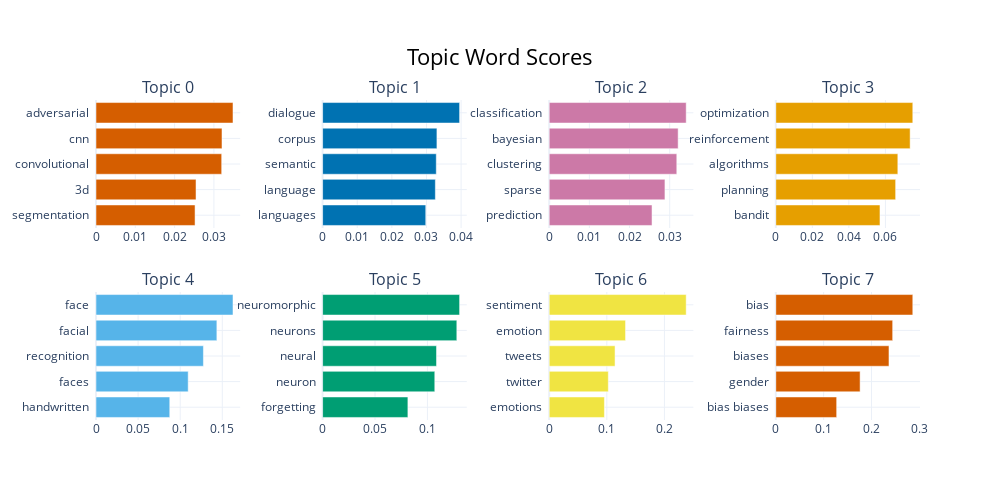

The code cell stored with this chart in its notebook:
### Code cell
topic_model.visualize_barchart()

### Figure 1 — Plotly figure (JSON) as saved in the notebook; plotly's stock layout.template omitted (floating-point values rounded to 4 significant figures)
{"data": [{"marker": {"color": "#D55E00"}, "orientation": "h", "type": "bar", "x": [0.0252, 0.02545, 0.03197, 0.03205, 0.03485], "xaxis": "x", "y": ["segmentation  ", "3d  ", "convolutional  ", "cnn  ", "adversarial  "], "yaxis": "y"}, {"marker": {"color": "#0072B2"}, "orientation": "h", "type": "bar", "x": [0.02979, 0.03257, 0.03283, 0.03302, 0.03957], "xaxis": "x2", "y": ["languages  ", "language  ", "semantic  ", "corpus  ", "dialogue  "], "yaxis": "y2"}, {"marker": {"color": "#CC79A7"}, "orientation": "h", "type": "bar", "x": [0.0256, 0.02882, 0.03177, 0.0321, 0.03411], "xaxis": "x3", "y": ["prediction  ", "sparse  ", "clustering  ", "bayesian  ", "classification  "], "yaxis": "y3"}, {"marker": {"color": "#E69F00"}, "orientation": "h", "type": "bar", "x": [0.05702, 0.06559, 0.0668, 0.07353, 0.07499], "xaxis": "x4", "y": ["bandit  ", "planning  ", "algorithms  ", "reinforcement  ", "optimization  "], "yaxis": "y4"}, {"marker": {"color": "#56B4E9"}, "orientation": "h", "type": "bar", "x": [0.0876, 0.1095, 0.1276, 0.1436, 0.1627], "xaxis": "x5", "y": ["handwritten  ", "faces  ", "recognition  ", "facial  ", "face  "], "yaxis": "y5"}, {"marker": {"color": "#009E73"}, "orientation": "h", "type": "bar", "x": [0.08137, 0.107, 0.1087, 0.1281, 0.1307], "xaxis": "x6", "y": ["forgetting  ", "neuron  ", "neural  ", "neurons  ", "neuromorphic  "], "yaxis": "y6"}, {"marker": {"color": "#F0E442"}, "orientation": "h", "type": "bar", "x": [0.09584, 0.1026, 0.1143, 0.1325, 0.2378], "xaxis": "x7", "y": ["emotions  ", "twitter  ", "tweets  ", "emotion  ", "sentiment  "], "yaxis": "y7"}, {"marker": {"color": "#D55E00"}, "orientation": "h", "type": "bar", "x": [0.1272, 0.1762, 0.2366, 0.2443, 0.2863], "xaxis": "x8", "y": ["bias biases  ", "gender  ", "biases  ", "fairness  ", "bias  "], "yaxis": "y8"}], "layout": {"annotations": [{"font": {"size": 16}, "showarrow": false, "text": "Topic 0", "x": 0.0875, "xanchor": "center", "xref": "paper", "y": 1, "yanchor": "bottom", "yref": "paper"}, {"font": {"size": 16}, "showarrow": false, "text": "Topic 1", "x": 0.3625, "xanchor": "center", "xref": "paper", "y": 1, "yanchor": "bottom", "yref": "paper"}, {"font": {"size": 16}, "showarrow": false, "text": "Topic 2", "x": 0.6375, "xanchor": "center", "xref": "paper", "y": 1, "yanchor": "bottom", "yref": "paper"}, {"font": {"size": 16}, "showarrow": false, "text": "Topic 3", "x": 0.9125, "xanchor": "center", "xref": "paper", "y": 1, "yanchor": "bottom", "yref": "paper"}, {"font": {"size": 16}, "showarrow": false, "text": "Topic 4", "x": 0.0875, "xanchor": "center", "xref": "paper", "y": 0.4, "yanchor": "bottom", "yref": "paper"}, {"font": {"size": 16}, "showarrow": false, "text": "Topic 5", "x": 0.3625, "xanchor": "center", "xref": "paper", "y": 0.4, "yanchor": "bottom", "yref": "paper"}, {"font": {"size": 16}, "showarrow": false, "text": "Topic 6", "x": 0.6375, "xanchor": "center", "xref": "paper", "y": 0.4, "yanchor": "bottom", "yref": "paper"}, {"font": {"size": 16}, "showarrow": false, "text": "Topic 7", "x": 0.9125, "xanchor": "center", "xref": "paper", "y": 0.4, "yanchor": "bottom", "yref": "paper"}], "height": 500, "hoverlabel": {"bgcolor": "white", "font": {"family": "Rockwell", "size": 16}}, "showlegend": false, "title": {"font": {"color": "Black", "size": 22}, "text": "Topic Word Scores", "x": 0.5, "xanchor": "center", "yanchor": "top"}, "width": 1000, "xaxis": {"anchor": "y", "domain": [0, 0.175], "showgrid": true}, "xaxis2": {"anchor": "y2", "domain": [0.275, 0.45], "showgrid": true}, "xaxis3": {"anchor": "y3", "domain": [0.55, 0.725], "showgrid": true}, "xaxis4": {"anchor": "y4", "domain": [0.825, 1], "showgrid": true}, "xaxis5": {"anchor": "y5", "domain": [0, 0.175], "showgrid": true}, "xaxis6": {"anchor": "y6", "domain": [0.275, 0.45], "showgrid": true}, "xaxis7": {"anchor": "y7", "domain": [0.55, 0.725], "showgrid": true}, "xaxis8": {"anchor": "y8", "domain": [0.825, 1], "showgrid": true}, "yaxis": {"anchor": "x", "domain": [0.6, 1], "showgrid": true}, "yaxis2": {"anchor": "x2", "domain": [0.6, 1], "showgrid": true}, "yaxis3": {"anchor": "x3", "domain": [0.6, 1], "showgrid": true}, "yaxis4": {"anchor": "x4", "domain": [0.6, 1], "showgrid": true}, "yaxis5": {"anchor": "x5", "domain": [0, 0.4], "showgrid": true}, "yaxis6": {"anchor": "x6", "domain": [0, 0.4], "showgrid": true}, "yaxis7": {"anchor": "x7", "domain": [0, 0.4], "showgrid": true}, "yaxis8": {"anchor": "x8", "domain": [0, 0.4], "showgrid": true}}}
